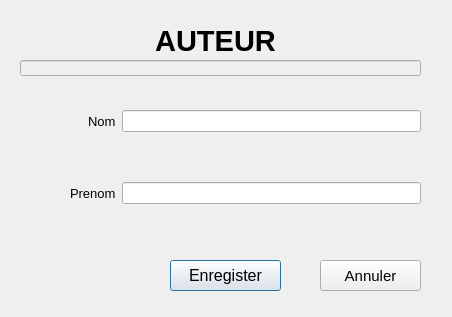
<?xml version="1.0" encoding="UTF-8"?>
<ui version="4.0">
 <class>Add_modifyAuteur</class>
 <widget class="QDialog" name="Add_modifyAuteur">
  <property name="geometry">
   <rect>
    <x>0</x>
    <y>0</y>
    <width>452</width>
    <height>317</height>
   </rect>
  </property>
  <property name="windowTitle">
   <string>Dialog</string>
  </property>
  <widget class="QPushButton" name="annuler">
   <property name="geometry">
    <rect>
     <x>320</x>
     <y>260</y>
     <width>101</width>
     <height>31</height>
    </rect>
   </property>
   <property name="font">
    <font>
     <pointsize>11</pointsize>
    </font>
   </property>
   <property name="text">
    <string>Annuler</string>
   </property>
   <property name="autoDefault">
    <bool>true</bool>
   </property>
  </widget>
  <widget class="QPushButton" name="valider">
   <property name="geometry">
    <rect>
     <x>170</x>
     <y>260</y>
     <width>111</width>
     <height>31</height>
    </rect>
   </property>
   <property name="font">
    <font>
     <pointsize>12</pointsize>
    </font>
   </property>
   <property name="text">
    <string>Enregister</string>
   </property>
   <property name="default">
    <bool>true</bool>
   </property>
  </widget>
  <widget class="QWidget" name="formLayoutWidget">
   <property name="geometry">
    <rect>
     <x>70</x>
     <y>90</y>
     <width>351</width>
     <height>171</height>
    </rect>
   </property>
   <layout class="QFormLayout" name="formLayout">
    <property name="labelAlignment">
     <set>Qt::AlignRight|Qt::AlignTrailing|Qt::AlignVCenter</set>
    </property>
    <property name="verticalSpacing">
     <number>50</number>
    </property>
    <property name="topMargin">
     <number>20</number>
    </property>
    <item row="0" column="0">
     <widget class="QLabel" name="label">
      <property name="font">
       <font>
        <pointsize>10</pointsize>
       </font>
      </property>
      <property name="text">
       <string>Nom</string>
      </property>
     </widget>
    </item>
    <item row="0" column="1">
     <widget class="QLineEdit" name="nomEdit"/>
    </item>
    <item row="1" column="0">
     <widget class="QLabel" name="label_3">
      <property name="font">
       <font>
        <pointsize>10</pointsize>
       </font>
      </property>
      <property name="text">
       <string>Prenom</string>
      </property>
     </widget>
    </item>
    <item row="1" column="1">
     <widget class="QLineEdit" name="prenomEdit"/>
    </item>
   </layout>
  </widget>
  <widget class="QLabel" name="label_4">
   <property name="geometry">
    <rect>
     <x>110</x>
     <y>10</y>
     <width>211</width>
     <height>61</height>
    </rect>
   </property>
   <property name="font">
    <font>
     <pointsize>22</pointsize>
     <weight>75</weight>
     <bold>true</bold>
    </font>
   </property>
   <property name="text">
    <string>AUTEUR</string>
   </property>
   <property name="alignment">
    <set>Qt::AlignCenter</set>
   </property>
  </widget>
  <widget class="QLineEdit" name="idEdit">
   <property name="enabled">
    <bool>false</bool>
   </property>
   <property name="geometry">
    <rect>
     <x>20</x>
     <y>60</y>
     <width>401</width>
     <height>16</height>
    </rect>
   </property>
   <property name="font">
    <font>
     <pointsize>3</pointsize>
    </font>
   </property>
   <property name="alignment">
    <set>Qt::AlignRight|Qt::AlignTrailing|Qt::AlignVCenter</set>
   </property>
  </widget>
 </widget>
 <resources/>
 <connections/>
</ui>
